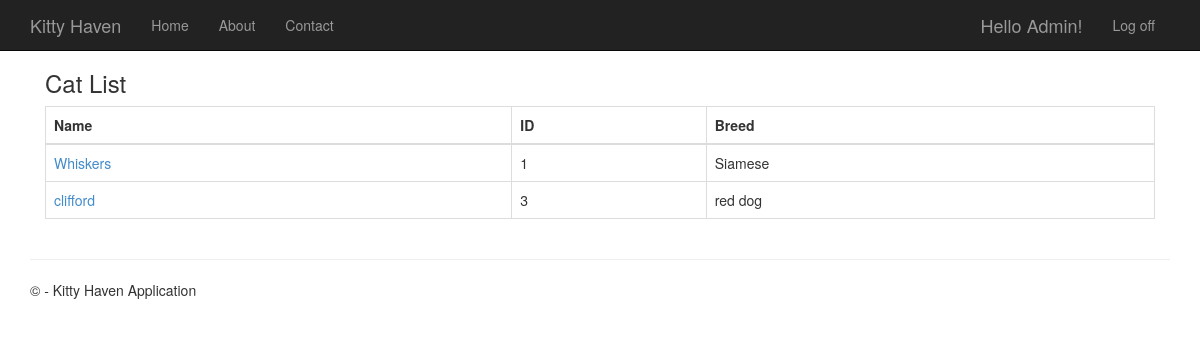
The page /medical-cat-list/ (signed in) on the database as committed earlier.
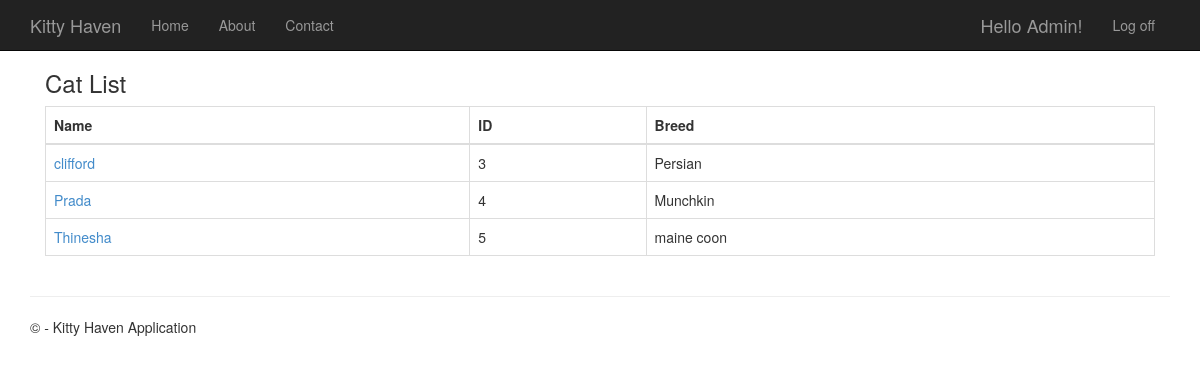
The same page on the database as committed later.
### CatDatabase/models.py (models this page shows, shortened)
class Cat(models.Model):
    CatID = models.AutoField(primary_key=True)
    UserID = models.ForeignKey(djangoUser, on_delete=models.CASCADE, null=True, blank=True)
    Name = models.CharField(max_length=50)
    Breed = models.CharField(max_length=50)
    Age = models.IntegerField()
    Gender = models.CharField(max_length=1)
    Description = models.CharField(max_length=500)

### app/views.py (the view)
# urls.py: path('medical-cat-list/', views.medical_cat_list, name='medical_cat_list'),
@login_required
def medical_cat_list(request):
    cats = Cat.objects.all()
    return render(request, 'app/medical_cat_list.html', {'cats': cats})

### app/templates/app/medical_cat_list.html
{% extends "app/layout.html" %}
{% block content %}
<div class="container border p-4">
 <h3 class="fw-bold">Cat List</h3>
    <div class="table-responsive">
        <table class="table table-bordered">
            <thead class="table-dark">
                <tr>
                    <th>Name</th>
                    <th>ID</th>
                    <th>Breed</th>
                </tr>
            </thead>
            <tbody>
                {% for cat in cats %}
                <tr>
                    <td>
                        <a href="{% url 'cat_details' cat.CatID %}" class="text-decoration-none">
                            {{ cat.Name }}
                        </a>
                    </td>
                    <td>{{ cat.CatID }}</td>
                    <td>{{ cat.Breed }}</td>
                </tr>
                {% empty %}
                <tr>
                    <td colspan="3" class="text-center">No cats found</td>
                </tr>
                {% endfor %}
            </tbody>
        </table>
    </div>
</div>
{% endblock %}

Rows that differ between the two databases and show on the page:
removed Cat: Name "Whiskers", CatID "1", Breed "Siamese"
changed Cat "clifford": Breed "red dog" → "Persian"
added Cat: Name "Prada", CatID "4", Breed "Munchkin"
added Cat: Name "Thinesha", CatID "5", Breed "maine coon"
